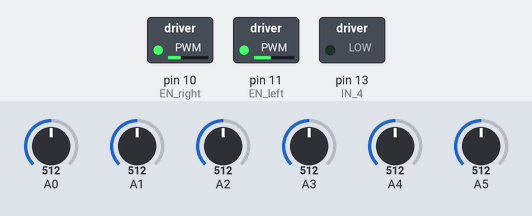
Simulated run of this sketch. Board: Arduino Uno, built with avr-gcc and run on an emulated ATmega328P. On the bench: switched loads named in the sketch (green lamp = pin HIGH). The inputs (shaded band) are chosen by the test bench; at power-on: A5 = 512, A0 = 512, A1 = 512, A2 = 512, A3 = 512, A4 = 512. What the sketch prints to the serial monitor is not drawn.

Above: at 12.7 s.
12.8 s: A5 set to 94
At 13.6 s:
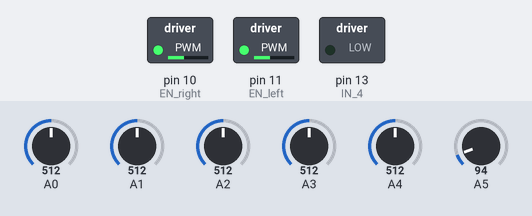
14.3 s: A5 set to 84
At 14.7 s:
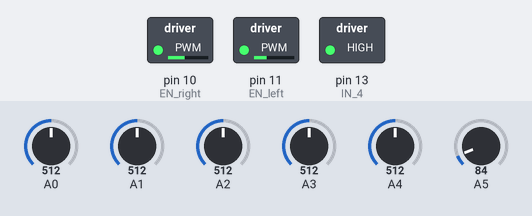
15.8 s: A5 set to 306
At 17.0 s:
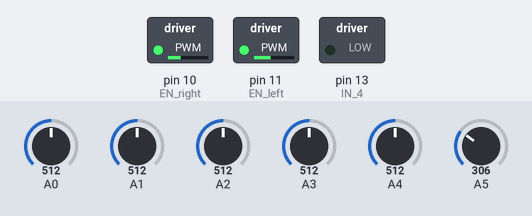
17.3 s: A5 set to 30
At 18.4 s:
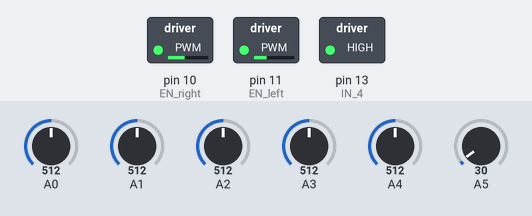
Timing chart, 0 to 19.8 s (numbered marks = the images above; inputs shaded):
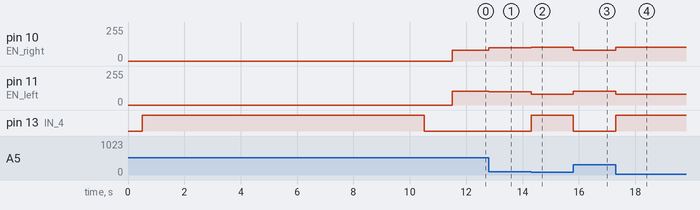

The sketch:

on_off_control.ino
```cpp
// #include <SoftwareSerial.h>
#include <QTRSensors.h>

//MOTOR Right
const int IN_3=12;
const int IN_4=13;
const int EN_left=11; //speed control
const int offset_left = 0;

//MOTOR Left
const int IN_1=8;
const int IN_2=9;
const int EN_right=10; //speed control
const int offset_right = 0;


int left_track_val = 0;
int right_track_val = 0;
String inputString = "";
boolean recording = false;

// SoftwareSerial mySerial(2, 3); // RX, TX pins for SoftwareSerial
QTRSensors qtr;

const uint8_t SensorCount = 6;
uint16_t sensorValues[SensorCount];

void setup() {
  Serial.begin(9600); // Initialize the hardware serial port for debugging
  // mySerial.begin(115200); // Initialize the software serial port
  // configure the sensors
  qtr.setTypeAnalog();
  qtr.setSensorPins((const uint8_t[]){A0, A1, A2, A3, A4, A5}, SensorCount);
  //qtr.setEmitterPin(2);

  delay(500);
  pinMode(LED_BUILTIN, OUTPUT);
  digitalWrite(LED_BUILTIN, HIGH); // turn on Arduino's LED to indicate we are in calibration mode

  // analogRead() takes about 0.1 ms on an AVR.
  // 0.1 ms per sensor * 4 samples per sensor read (default) * 6 sensors
  // * 10 reads per calibrate() call = ~24 ms per calibrate() call.
  // Call calibrate() 400 times to make calibration take about 10 seconds.

  for (uint16_t i = 0; i < 400; i++)
  {
    qtr.calibrate();
  }
  digitalWrite(LED_BUILTIN, LOW); // turn off Arduino's LED to indicate we are through with calibration

  // print the calibration minimum values measured when emitters were on
  Serial.begin(9600);
  for (uint8_t i = 0; i < SensorCount; i++)
  {
    Serial.print(qtr.calibrationOn.minimum[i]);
    Serial.print(' ');
  }
  Serial.println();

  // print the calibration maximum values measured when emitters were on
  for (uint8_t i = 0; i < SensorCount; i++)
  {
    Serial.print(qtr.calibrationOn.maximum[i]);
    Serial.print(' ');
  }
  Serial.println();
  Serial.println();
  delay(1000);
}


void loop() {
  //Line Follow///////////////////////////////////////////////////////
  uint16_t position = qtr.readLineBlack(sensorValues);
  if(position>2200)
  {
    left_track_val = 105;//60
    right_track_val = -80;//-45
    // delay(50);
  }else if(position<2100){
    left_track_val = -80;
    right_track_val = 105;
    // delay(50);
  }else{
    left_track_val = 100;
    right_track_val = 100;
  }
  //////////////////////////////////////////////////////////////////
drive();
delay(5);
}

void drive()
{
  //if left_track_val == (-ve) ,then the left motor will revers its spinning
  //so left motor reverse   IN_3 --> LOW
  //                        IN_4 --> HIGH
  digitalWrite(IN_3,((left_track_val<0)?LOW:HIGH));
  digitalWrite(IN_4,((left_track_val<0)?HIGH:LOW));
  analogWrite(EN_left,abs(left_track_val));


  //if right_track_val == (-ve) ,then the right motor will revers its spinning
  //so lright motor reverse   IN_2 --> LOW
  //                          IN_1 --> HIGH
  digitalWrite(IN_2,((right_track_val<0)?LOW:HIGH));
  digitalWrite(IN_1,((right_track_val<0)?HIGH:LOW));
  analogWrite(EN_right,abs(right_track_val));
}
```

Measured:
- the behaviour switches between 90 and 89 on A5 (found by bisection; images 1 and 2)
- after the input at 12.8 s, pin 10 (EN_right): 80/255 → 100/255 at once; pin 11 (EN_left): 105/255 → 100/255 at once
- after the input at 14.3 s, pin 10 (EN_right): 100/255 → 105/255 at once; pin 11 (EN_left): 100/255 → 80/255 at once; pin 13 (IN_4): LOW → HIGH at once
- after the input at 15.8 s, pin 10 (EN_right): 105/255 → 80/255 at once; pin 11 (EN_left): 80/255 → 105/255 at once; pin 13 (IN_4): HIGH → LOW at once
- after the input at 17.3 s, pin 10 (EN_right): 80/255 → 105/255 at once; pin 11 (EN_left): 105/255 → 80/255 at once; pin 13 (IN_4): LOW → HIGH at once
